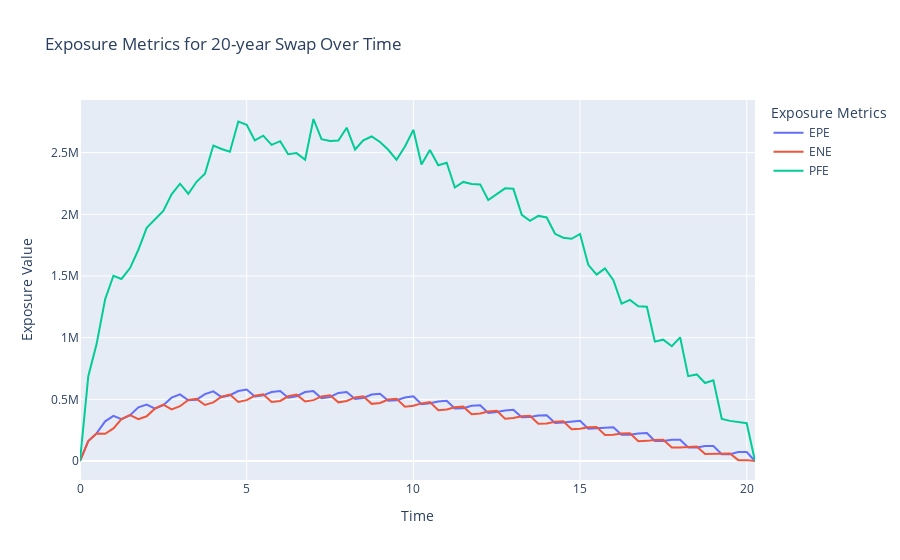
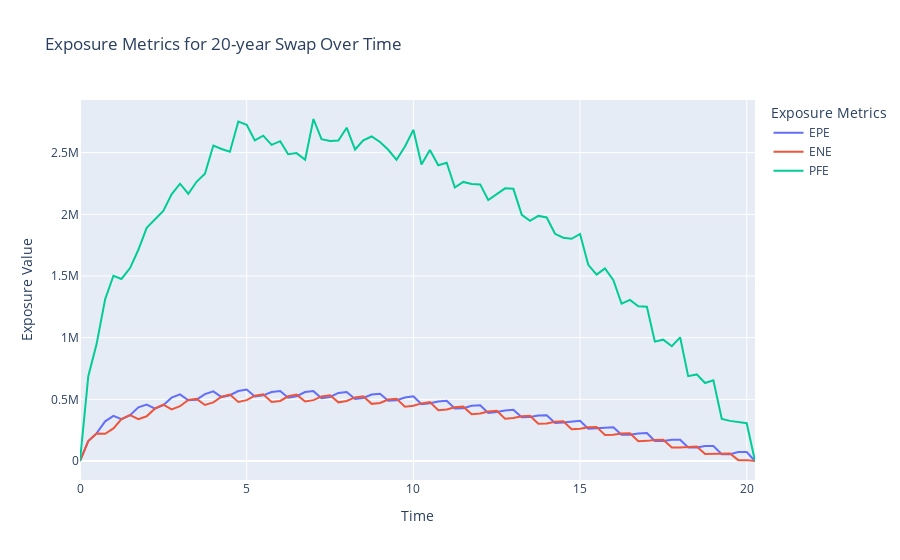
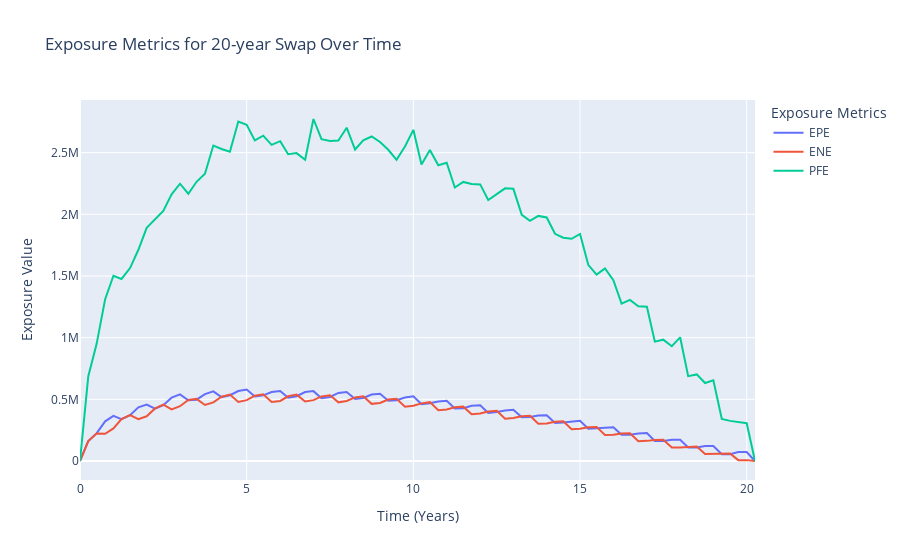

Notebook code cell kept with these figures, in order:
### Code cell
from sys import prefix
from llm_manager import llm
from langchain_experimental.agents.agent_toolkits import create_pandas_dataframe_agent
from langchain_core.messages import HumanMessage, SystemMessage
import pandas as pd
import os
from langchain.tools import tool
import re
from typing import List, Dict, Optional, Tuple, Literal
from glob import glob
from langchain_anthropic import ChatAnthropic
from pydantic import BaseModel, Field

report_descriptions = {
    "npv": "Contains the Net Present Value (NPV) for each trade, calculated based on discounted future cash flows. The output file, typically 'npv.csv', includes columns such as TradeId (unique trade identifier), NPV (the net present value), and Currency (the currency of the NPV). This report provides a snapshot of trade or portfolio valuation under current market conditions.",
    
    "sensitivity": "Provides sensitivity measures, such as delta and gamma, for specified market risk factors. The primary output file, 'sensitivity.csv', includes columns like TradeId (trade identifier), Factor1 (first risk factor), Factor2 (second risk factor, if applicable), Delta (first-order sensitivity), and Gamma (second-order sensitivity). Additional files, such as 'sensitivity_crossgamma.csv', may detail cross-gamma sensitivities, reflecting interactions between risk factors.",
    
    "stress": "Contains portfolio or trade values under predefined stress scenarios, assessing resilience to extreme market conditions. The output file, typically 'stress.csv', includes columns such as ScenarioId (identifier of the stress scenario), TradeId (trade identifier), and NPV (net present value under the scenario). This report highlights potential vulnerabilities in the portfolio.",
    
    "exposure": "Details exposure metrics over time for counterparty credit risk analysis, such as Expected Positive Exposure (EPE). Outputs are often per-trade or per-netting-set files, like 'exposure_trade_Trade1.csv', with columns including Time (time point in the simulation), Default Value (uncollateralized exposure), Collateral Value (collateral amount), and NPV (net present value). This report supports risk management and collateral optimization.",
    
    "var": "Reports Value at Risk (VaR) for the portfolio, quantifying potential losses over a specified horizon and confidence level. The output file, typically 'var.csv', includes columns such as VaR_95 (VaR at 95% confidence), VaR_99 (VaR at 99% confidence), and Method (calculation method, e.g., historical or parametric). This report aids in understanding portfolio risk exposure.",
    
    "pnl": "Tracks economic profit and loss (P&L) over time, incorporating cash flows and funding costs. The output file, 'pnl.csv', includes columns like Date (valuation date), P&L (profit or loss for the period), CumulativeP&L (running total of P&L), and TradeId (trade identifier). This report monitors financial performance at trade or portfolio levels.",
    
    "hypothetical_pnl": "Generates hypothetical P&L vectors based on historical market movements, used for risk analysis. The output file, 'hypothetical_pnl.csv', includes columns such as ScenarioDate (date of the historical scenario), P&L (profit or loss under the scenario), and TradeId (trade identifier). This report supports stress testing and risk assessment."
}

@tool
def analyze_relevant_files(query: str, search_directory: str = None) -> str:
    """
    Find relevant files based on a user query. This tool analyzes the query and returns a list of files
    that are most likely to contain information relevant to the query.

    Args:
        query (str): The user's query or question.
        search_directory (str): The absolute path of directory to search in. If None, uses the current directory.
    Returns:
        Dict[str, List[str]]: A dictionary with file types as keys and lists of relevant file paths as values.
    """
    if search_directory is None:
        search_directory = os.getcwd()
    
    files_list = glob(os.path.join(search_directory, "*.csv"))
    class ChooseFileQuery(BaseModel):
        file_name: Literal[*files_list] = Field(description="The file name to be selected that best describes the query")
        rephrased_query: str = Field(description="Rephrase the user query to make it very objective and specific interms of the question to be answered by an AI agent to get answer from the data file provided.")
        report_type: Literal[*list(report_descriptions.keys())] = Field(description="The type of report that best describes the query")
        
   
    
    # Extract key terms from the query
    df_query = llm.with_structured_output(ChooseFileQuery).invoke([SystemMessage(content="You are an expert in finding relevant files based on a user query. Analyze the following query: \n\n"), HumanMessage(content=query)])
    sys_prompt = f"""You are an expert in analyzing
     data and providing insights by analyzing files using python and pandas library.
     The file provided to you is a {df_query.report_type} report.
     This data contained in this report is described as follows: \n\n{report_descriptions[df_query.report_type]}\n\n

     If the action requires you to create a plot, create it to show the visualization and then also save the plot in current directory with a intuitive name so that it can be viewed later.
     Analyze the following query: \n\n"""
    
    df = pd.read_csv(df_query.file_name)

    agent_executor = create_pandas_dataframe_agent(
    llm,
    df,
    prefix=SystemMessage(content=sys_prompt).content,
    return_intermediate_steps = True,
    agent_type="zero-shot-react-description",
    verbose=True,
    allow_dangerous_code=True,
    additional_kwargs={"handle_parsing_errors":"True"}
    )

    try:
        results = agent_executor.invoke(df_query.rephrased_query)
        return results
    except Exception as e:
        return str(e)


test = analyze_relevant_files.invoke({'query':"Can you tell me maximum exposure of swap with 20Y maturity? Also plot the exposure with time for this trade.", 'search_directory': r'D:\Project_H\Examples\Example_1\Output'})

# analysis_agent_summarizer_prompt_content = """
# You are risk analyst who excels in creating report on the steps that were followed by an agent to come up with final analysis.
# You have to summarize the following text into a report like response in markdown format.
#  The text provided is a log of an AI react agent with query thought and action chain.
#  You should only summarize the steps followed so that the user can understand what has been done to come up with final analysis.
#  Write the report in tone that looks like this: "Step X was performed for getting minimum exposure for given trade." don't use "I performed step X to get minimum ...."
#  Make sure the response is in markdown format and in professional tone to summarize all the actions taken to come to final conlusion.
# """


# sys_prompt = SystemMessage(content=analysis_agent_summarizer_prompt_content)
# plan_to_summarize = 'Analysis Report:\n'+test['output']+'\nSteps followed:\n\n'.join([f'Step {n+1}:\n\n'+i[0].log for n,i in enumerate(test['intermediate_steps'])])
# human_msg = HumanMessage(content=plan_to_summarize)
# res = llm.invoke([sys_prompt]+[human_msg])

### Figure 1 — Plotly figure (JSON) as saved in the notebook; plotly's stock layout.template omitted (floating-point values rounded to 4 significant figures)
{"data": [{"hovertemplate": "Metric=EPE<br>Time=%{x}<br>Exposure Value=%{y}<extra></extra>", "legendgroup": "EPE", "line": {"color": "#636efa", "dash": "solid"}, "marker": {"symbol": "circle"}, "mode": "lines", "name": "EPE", "orientation": "v", "showlegend": true, "type": "scatter", "x": [0.0, 0.2486, 0.4973, 0.7541, 1.003, 1.244, 1.502, 1.751, 2.0, 2.252, 2.499, 2.748, 3.0, 3.25, 3.496, 3.748, 4.0, 4.246, 4.497, 4.749, 5.0, 5.244, 5.496, 5.748, 6.006, 6.244, 6.496, 6.754, 7.003, 7.244, 7.502, 7.751, 8.0, 8.251, 8.497, 8.749, 9.0, 9.247, 9.496, 9.748, 10.0, 10.24, 10.5, 10.75, 11.0, 11.24, 11.5, 11.75, 12.01, 12.25, 12.5, 12.75, 13.0, 13.25, 13.5, 13.75, 14.0, 14.25, 14.5, 14.75, 15.0, 15.25, 15.5, 15.75, 16.0, 16.25, 16.5, 16.75, 17.01, 17.24, 17.5, 17.75, 18.0, 18.24, 18.5, 18.75, 19.0, 19.25, 19.5, 19.75, 20.0, 20.25], "xaxis": "x", "y": [598, 162395, 223660, 321690, 366189, 339692, 372021, 435362, 457523, 423701, 452642, 513469, 540069, 492534, 497113, 541996, 564622, 518370, 533560, 567446, 579645, 523275, 532445, 559693, 567255, 513218, 525267, 559180, 566476, 509581, 519572, 551802, 559530, 503434, 511185, 539065, 544621, 488704, 493381, 515083, 525417, 459920, 468221, 481821, 487798, 425254, 428508, 448276, 451299, 388758, 396770, 409106, 415245, 354038, 355922, 369297, 369933, 307246, 311373, 321944, 326804, 262372, 263918, 270729, 272782, 212536, 212923, 223169, 227653, 162988, 162750, 172495, 172454, 109051, 109727, 120853, 121295, 55500, 55715, 72452, 72629, 0], "yaxis": "y"}, {"hovertemplate": "Metric=ENE<br>Time=%{x}<br>Exposure Value=%{y}<extra></extra>", "legendgroup": "ENE", "line": {"color": "#EF553B", "dash": "solid"}, "marker": {"symbol": "circle"}, "mode": "lines", "name": "ENE", "orientation": "v", "showlegend": true, "type": "scatter", "x": [0.0, 0.2486, 0.4973, 0.7541, 1.003, 1.244, 1.502, 1.751, 2.0, 2.252, 2.499, 2.748, 3.0, 3.25, 3.496, 3.748, 4.0, 4.246, 4.497, 4.749, 5.0, 5.244, 5.496, 5.748, 6.006, 6.244, 6.496, 6.754, 7.003, 7.244, 7.502, 7.751, 8.0, 8.251, 8.497, 8.749, 9.0, 9.247, 9.496, 9.748, 10.0, 10.24, 10.5, 10.75, 11.0, 11.24, 11.5, 11.75, 12.01, 12.25, 12.5, 12.75, 13.0, 13.25, 13.5, 13.75, 14.0, 14.25, 14.5, 14.75, 15.0, 15.25, 15.5, 15.75, 16.0, 16.25, 16.5, 16.75, 17.01, 17.24, 17.5, 17.75, 18.0, 18.24, 18.5, 18.75, 19.0, 19.25, 19.5, 19.75, 20.0, 20.25], "xaxis": "x", "y": [0, 161787, 222857, 220821, 264126, 339556, 372109, 338452, 362585, 426170, 456404, 418696, 444066, 495006, 503807, 454238, 475013, 520913, 538307, 478267, 493138, 529386, 540603, 478851, 487190, 524603, 538039, 482955, 493329, 523773, 532226, 475643, 486335, 515435, 524835, 463349, 470351, 498436, 504185, 439922, 447752, 467230, 477170, 411292, 417439, 435566, 440716, 379345, 384759, 402039, 407988, 342601, 348896, 363128, 367296, 301758, 303552, 318897, 322519, 257145, 261450, 274255, 276424, 210597, 213272, 223139, 225504, 160820, 163161, 170962, 172489, 108644, 110106, 116134, 117510, 55935, 56886, 59828, 60813, 7051, 7031, 0], "yaxis": "y"}, {"hovertemplate": "Metric=PFE<br>Time=%{x}<br>Exposure Value=%{y}<extra></extra>", "legendgroup": "PFE", "line": {"color": "#00cc96", "dash": "solid"}, "marker": {"symbol": "circle"}, "mode": "lines", "name": "PFE", "orientation": "v", "showlegend": true, "type": "scatter", "x": [0.0, 0.2486, 0.4973, 0.7541, 1.003, 1.244, 1.502, 1.751, 2.0, 2.252, 2.499, 2.748, 3.0, 3.25, 3.496, 3.748, 4.0, 4.246, 4.497, 4.749, 5.0, 5.244, 5.496, 5.748, 6.006, 6.244, 6.496, 6.754, 7.003, 7.244, 7.502, 7.751, 8.0, 8.251, 8.497, 8.749, 9.0, 9.247, 9.496, 9.748, 10.0, 10.24, 10.5, 10.75, 11.0, 11.24, 11.5, 11.75, 12.01, 12.25, 12.5, 12.75, 13.0, 13.25, 13.5, 13.75, 14.0, 14.25, 14.5, 14.75, 15.0, 15.25, 15.5, 15.75, 16.0, 16.25, 16.5, 16.75, 17.01, 17.24, 17.5, 17.75, 18.0, 18.24, 18.5, 18.75, 19.0, 19.25, 19.5, 19.75, 20.0, 20.25], "xaxis": "x", "y": [598, 687597, 947969, 1311805, 1501715, 1475827, 1563885, 1712601, 1890320, 1957608, 2027923, 2161540, 2247828, 2166629, 2263553, 2329287, 2557194, 2529198, 2507358, 2752203, 2726487, 2598964, 2637521, 2563362, 2592926, 2487023, 2496118, 2442699, 2772627, 2608606, 2594651, 2598209, 2702203, 2525396, 2598796, 2630812, 2586048, 2523276, 2441069, 2549947, 2684865, 2403115, 2520466, 2397651, 2418154, 2216869, 2262345, 2245234, 2242347, 2115503, 2163025, 2210612, 2206519, 1995996, 1947042, 1986983, 1974203, 1841967, 1810430, 1801622, 1840321, 1590197, 1510790, 1561707, 1466627, 1275357, 1306171, 1253649, 1250642, 967705, 983431, 930542, 1002752, 687972, 701933, 631900, 653993, 340583, 325159, 314025, 306503, 0], "yaxis": "y"}], "layout": {"legend": {"title": {"text": "Exposure Metrics"}, "tracegroupgap": 0}, "title": {"text": "Exposure Metrics for 20-year Swap Over Time"}, "xaxis": {"anchor": "y", "domain": [0, 1], "title": {"text": "Time"}}, "yaxis": {"anchor": "x", "domain": [0, 1], "title": {"text": "Exposure Value"}}}}

### Figure 2 — Plotly figure (JSON) as saved in the notebook; plotly's stock layout.template omitted (floating-point values rounded to 4 significant figures)
{"data": [{"hovertemplate": "Metric=EPE<br>Time=%{x}<br>Exposure Value=%{y}<extra></extra>", "legendgroup": "EPE", "line": {"color": "#636efa", "dash": "solid"}, "marker": {"symbol": "circle"}, "mode": "lines", "name": "EPE", "orientation": "v", "showlegend": true, "type": "scatter", "x": [0.0, 0.2486, 0.4973, 0.7541, 1.003, 1.244, 1.502, 1.751, 2.0, 2.252, 2.499, 2.748, 3.0, 3.25, 3.496, 3.748, 4.0, 4.246, 4.497, 4.749, 5.0, 5.244, 5.496, 5.748, 6.006, 6.244, 6.496, 6.754, 7.003, 7.244, 7.502, 7.751, 8.0, 8.251, 8.497, 8.749, 9.0, 9.247, 9.496, 9.748, 10.0, 10.24, 10.5, 10.75, 11.0, 11.24, 11.5, 11.75, 12.01, 12.25, 12.5, 12.75, 13.0, 13.25, 13.5, 13.75, 14.0, 14.25, 14.5, 14.75, 15.0, 15.25, 15.5, 15.75, 16.0, 16.25, 16.5, 16.75, 17.01, 17.24, 17.5, 17.75, 18.0, 18.24, 18.5, 18.75, 19.0, 19.25, 19.5, 19.75, 20.0, 20.25], "xaxis": "x", "y": [598, 162395, 223660, 321690, 366189, 339692, 372021, 435362, 457523, 423701, 452642, 513469, 540069, 492534, 497113, 541996, 564622, 518370, 533560, 567446, 579645, 523275, 532445, 559693, 567255, 513218, 525267, 559180, 566476, 509581, 519572, 551802, 559530, 503434, 511185, 539065, 544621, 488704, 493381, 515083, 525417, 459920, 468221, 481821, 487798, 425254, 428508, 448276, 451299, 388758, 396770, 409106, 415245, 354038, 355922, 369297, 369933, 307246, 311373, 321944, 326804, 262372, 263918, 270729, 272782, 212536, 212923, 223169, 227653, 162988, 162750, 172495, 172454, 109051, 109727, 120853, 121295, 55500, 55715, 72452, 72629, 0], "yaxis": "y"}, {"hovertemplate": "Metric=ENE<br>Time=%{x}<br>Exposure Value=%{y}<extra></extra>", "legendgroup": "ENE", "line": {"color": "#EF553B", "dash": "solid"}, "marker": {"symbol": "circle"}, "mode": "lines", "name": "ENE", "orientation": "v", "showlegend": true, "type": "scatter", "x": [0.0, 0.2486, 0.4973, 0.7541, 1.003, 1.244, 1.502, 1.751, 2.0, 2.252, 2.499, 2.748, 3.0, 3.25, 3.496, 3.748, 4.0, 4.246, 4.497, 4.749, 5.0, 5.244, 5.496, 5.748, 6.006, 6.244, 6.496, 6.754, 7.003, 7.244, 7.502, 7.751, 8.0, 8.251, 8.497, 8.749, 9.0, 9.247, 9.496, 9.748, 10.0, 10.24, 10.5, 10.75, 11.0, 11.24, 11.5, 11.75, 12.01, 12.25, 12.5, 12.75, 13.0, 13.25, 13.5, 13.75, 14.0, 14.25, 14.5, 14.75, 15.0, 15.25, 15.5, 15.75, 16.0, 16.25, 16.5, 16.75, 17.01, 17.24, 17.5, 17.75, 18.0, 18.24, 18.5, 18.75, 19.0, 19.25, 19.5, 19.75, 20.0, 20.25], "xaxis": "x", "y": [0, 161787, 222857, 220821, 264126, 339556, 372109, 338452, 362585, 426170, 456404, 418696, 444066, 495006, 503807, 454238, 475013, 520913, 538307, 478267, 493138, 529386, 540603, 478851, 487190, 524603, 538039, 482955, 493329, 523773, 532226, 475643, 486335, 515435, 524835, 463349, 470351, 498436, 504185, 439922, 447752, 467230, 477170, 411292, 417439, 435566, 440716, 379345, 384759, 402039, 407988, 342601, 348896, 363128, 367296, 301758, 303552, 318897, 322519, 257145, 261450, 274255, 276424, 210597, 213272, 223139, 225504, 160820, 163161, 170962, 172489, 108644, 110106, 116134, 117510, 55935, 56886, 59828, 60813, 7051, 7031, 0], "yaxis": "y"}, {"hovertemplate": "Metric=PFE<br>Time=%{x}<br>Exposure Value=%{y}<extra></extra>", "legendgroup": "PFE", "line": {"color": "#00cc96", "dash": "solid"}, "marker": {"symbol": "circle"}, "mode": "lines", "name": "PFE", "orientation": "v", "showlegend": true, "type": "scatter", "x": [0.0, 0.2486, 0.4973, 0.7541, 1.003, 1.244, 1.502, 1.751, 2.0, 2.252, 2.499, 2.748, 3.0, 3.25, 3.496, 3.748, 4.0, 4.246, 4.497, 4.749, 5.0, 5.244, 5.496, 5.748, 6.006, 6.244, 6.496, 6.754, 7.003, 7.244, 7.502, 7.751, 8.0, 8.251, 8.497, 8.749, 9.0, 9.247, 9.496, 9.748, 10.0, 10.24, 10.5, 10.75, 11.0, 11.24, 11.5, 11.75, 12.01, 12.25, 12.5, 12.75, 13.0, 13.25, 13.5, 13.75, 14.0, 14.25, 14.5, 14.75, 15.0, 15.25, 15.5, 15.75, 16.0, 16.25, 16.5, 16.75, 17.01, 17.24, 17.5, 17.75, 18.0, 18.24, 18.5, 18.75, 19.0, 19.25, 19.5, 19.75, 20.0, 20.25], "xaxis": "x", "y": [598, 687597, 947969, 1311805, 1501715, 1475827, 1563885, 1712601, 1890320, 1957608, 2027923, 2161540, 2247828, 2166629, 2263553, 2329287, 2557194, 2529198, 2507358, 2752203, 2726487, 2598964, 2637521, 2563362, 2592926, 2487023, 2496118, 2442699, 2772627, 2608606, 2594651, 2598209, 2702203, 2525396, 2598796, 2630812, 2586048, 2523276, 2441069, 2549947, 2684865, 2403115, 2520466, 2397651, 2418154, 2216869, 2262345, 2245234, 2242347, 2115503, 2163025, 2210612, 2206519, 1995996, 1947042, 1986983, 1974203, 1841967, 1810430, 1801622, 1840321, 1590197, 1510790, 1561707, 1466627, 1275357, 1306171, 1253649, 1250642, 967705, 983431, 930542, 1002752, 687972, 701933, 631900, 653993, 340583, 325159, 314025, 306503, 0], "yaxis": "y"}], "layout": {"legend": {"title": {"text": "Exposure Metrics"}, "tracegroupgap": 0}, "title": {"text": "Exposure Metrics for 20-year Swap Over Time"}, "xaxis": {"anchor": "y", "domain": [0, 1], "title": {"text": "Time"}}, "yaxis": {"anchor": "x", "domain": [0, 1], "title": {"text": "Exposure Value"}}}}

### Figure 3 — Plotly figure (JSON) as saved in the notebook; plotly's stock layout.template omitted (floating-point values rounded to 4 significant figures)
{"data": [{"hovertemplate": "Metric=EPE<br>Time=%{x}<br>Exposure Value=%{y}<extra></extra>", "legendgroup": "EPE", "line": {"color": "#636efa", "dash": "solid"}, "marker": {"symbol": "circle"}, "mode": "lines", "name": "EPE", "orientation": "v", "showlegend": true, "type": "scatter", "x": [0.0, 0.2486, 0.4973, 0.7541, 1.003, 1.244, 1.502, 1.751, 2.0, 2.252, 2.499, 2.748, 3.0, 3.25, 3.496, 3.748, 4.0, 4.246, 4.497, 4.749, 5.0, 5.244, 5.496, 5.748, 6.006, 6.244, 6.496, 6.754, 7.003, 7.244, 7.502, 7.751, 8.0, 8.251, 8.497, 8.749, 9.0, 9.247, 9.496, 9.748, 10.0, 10.24, 10.5, 10.75, 11.0, 11.24, 11.5, 11.75, 12.01, 12.25, 12.5, 12.75, 13.0, 13.25, 13.5, 13.75, 14.0, 14.25, 14.5, 14.75, 15.0, 15.25, 15.5, 15.75, 16.0, 16.25, 16.5, 16.75, 17.01, 17.24, 17.5, 17.75, 18.0, 18.24, 18.5, 18.75, 19.0, 19.25, 19.5, 19.75, 20.0, 20.25], "xaxis": "x", "y": [598, 162395, 223660, 321690, 366189, 339692, 372021, 435362, 457523, 423701, 452642, 513469, 540069, 492534, 497113, 541996, 564622, 518370, 533560, 567446, 579645, 523275, 532445, 559693, 567255, 513218, 525267, 559180, 566476, 509581, 519572, 551802, 559530, 503434, 511185, 539065, 544621, 488704, 493381, 515083, 525417, 459920, 468221, 481821, 487798, 425254, 428508, 448276, 451299, 388758, 396770, 409106, 415245, 354038, 355922, 369297, 369933, 307246, 311373, 321944, 326804, 262372, 263918, 270729, 272782, 212536, 212923, 223169, 227653, 162988, 162750, 172495, 172454, 109051, 109727, 120853, 121295, 55500, 55715, 72452, 72629, 0], "yaxis": "y"}, {"hovertemplate": "Metric=ENE<br>Time=%{x}<br>Exposure Value=%{y}<extra></extra>", "legendgroup": "ENE", "line": {"color": "#EF553B", "dash": "solid"}, "marker": {"symbol": "circle"}, "mode": "lines", "name": "ENE", "orientation": "v", "showlegend": true, "type": "scatter", "x": [0.0, 0.2486, 0.4973, 0.7541, 1.003, 1.244, 1.502, 1.751, 2.0, 2.252, 2.499, 2.748, 3.0, 3.25, 3.496, 3.748, 4.0, 4.246, 4.497, 4.749, 5.0, 5.244, 5.496, 5.748, 6.006, 6.244, 6.496, 6.754, 7.003, 7.244, 7.502, 7.751, 8.0, 8.251, 8.497, 8.749, 9.0, 9.247, 9.496, 9.748, 10.0, 10.24, 10.5, 10.75, 11.0, 11.24, 11.5, 11.75, 12.01, 12.25, 12.5, 12.75, 13.0, 13.25, 13.5, 13.75, 14.0, 14.25, 14.5, 14.75, 15.0, 15.25, 15.5, 15.75, 16.0, 16.25, 16.5, 16.75, 17.01, 17.24, 17.5, 17.75, 18.0, 18.24, 18.5, 18.75, 19.0, 19.25, 19.5, 19.75, 20.0, 20.25], "xaxis": "x", "y": [0, 161787, 222857, 220821, 264126, 339556, 372109, 338452, 362585, 426170, 456404, 418696, 444066, 495006, 503807, 454238, 475013, 520913, 538307, 478267, 493138, 529386, 540603, 478851, 487190, 524603, 538039, 482955, 493329, 523773, 532226, 475643, 486335, 515435, 524835, 463349, 470351, 498436, 504185, 439922, 447752, 467230, 477170, 411292, 417439, 435566, 440716, 379345, 384759, 402039, 407988, 342601, 348896, 363128, 367296, 301758, 303552, 318897, 322519, 257145, 261450, 274255, 276424, 210597, 213272, 223139, 225504, 160820, 163161, 170962, 172489, 108644, 110106, 116134, 117510, 55935, 56886, 59828, 60813, 7051, 7031, 0], "yaxis": "y"}, {"hovertemplate": "Metric=PFE<br>Time=%{x}<br>Exposure Value=%{y}<extra></extra>", "legendgroup": "PFE", "line": {"color": "#00cc96", "dash": "solid"}, "marker": {"symbol": "circle"}, "mode": "lines", "name": "PFE", "orientation": "v", "showlegend": true, "type": "scatter", "x": [0.0, 0.2486, 0.4973, 0.7541, 1.003, 1.244, 1.502, 1.751, 2.0, 2.252, 2.499, 2.748, 3.0, 3.25, 3.496, 3.748, 4.0, 4.246, 4.497, 4.749, 5.0, 5.244, 5.496, 5.748, 6.006, 6.244, 6.496, 6.754, 7.003, 7.244, 7.502, 7.751, 8.0, 8.251, 8.497, 8.749, 9.0, 9.247, 9.496, 9.748, 10.0, 10.24, 10.5, 10.75, 11.0, 11.24, 11.5, 11.75, 12.01, 12.25, 12.5, 12.75, 13.0, 13.25, 13.5, 13.75, 14.0, 14.25, 14.5, 14.75, 15.0, 15.25, 15.5, 15.75, 16.0, 16.25, 16.5, 16.75, 17.01, 17.24, 17.5, 17.75, 18.0, 18.24, 18.5, 18.75, 19.0, 19.25, 19.5, 19.75, 20.0, 20.25], "xaxis": "x", "y": [598, 687597, 947969, 1311805, 1501715, 1475827, 1563885, 1712601, 1890320, 1957608, 2027923, 2161540, 2247828, 2166629, 2263553, 2329287, 2557194, 2529198, 2507358, 2752203, 2726487, 2598964, 2637521, 2563362, 2592926, 2487023, 2496118, 2442699, 2772627, 2608606, 2594651, 2598209, 2702203, 2525396, 2598796, 2630812, 2586048, 2523276, 2441069, 2549947, 2684865, 2403115, 2520466, 2397651, 2418154, 2216869, 2262345, 2245234, 2242347, 2115503, 2163025, 2210612, 2206519, 1995996, 1947042, 1986983, 1974203, 1841967, 1810430, 1801622, 1840321, 1590197, 1510790, 1561707, 1466627, 1275357, 1306171, 1253649, 1250642, 967705, 983431, 930542, 1002752, 687972, 701933, 631900, 653993, 340583, 325159, 314025, 306503, 0], "yaxis": "y"}], "layout": {"legend": {"title": {"text": "Exposure Metrics"}, "tracegroupgap": 0}, "title": {"text": "Exposure Metrics for 20-year Swap Over Time"}, "xaxis": {"anchor": "y", "domain": [0, 1], "title": {"text": "Time (Years)"}}, "yaxis": {"anchor": "x", "domain": [0, 1], "title": {"text": "Exposure Value"}}}}
